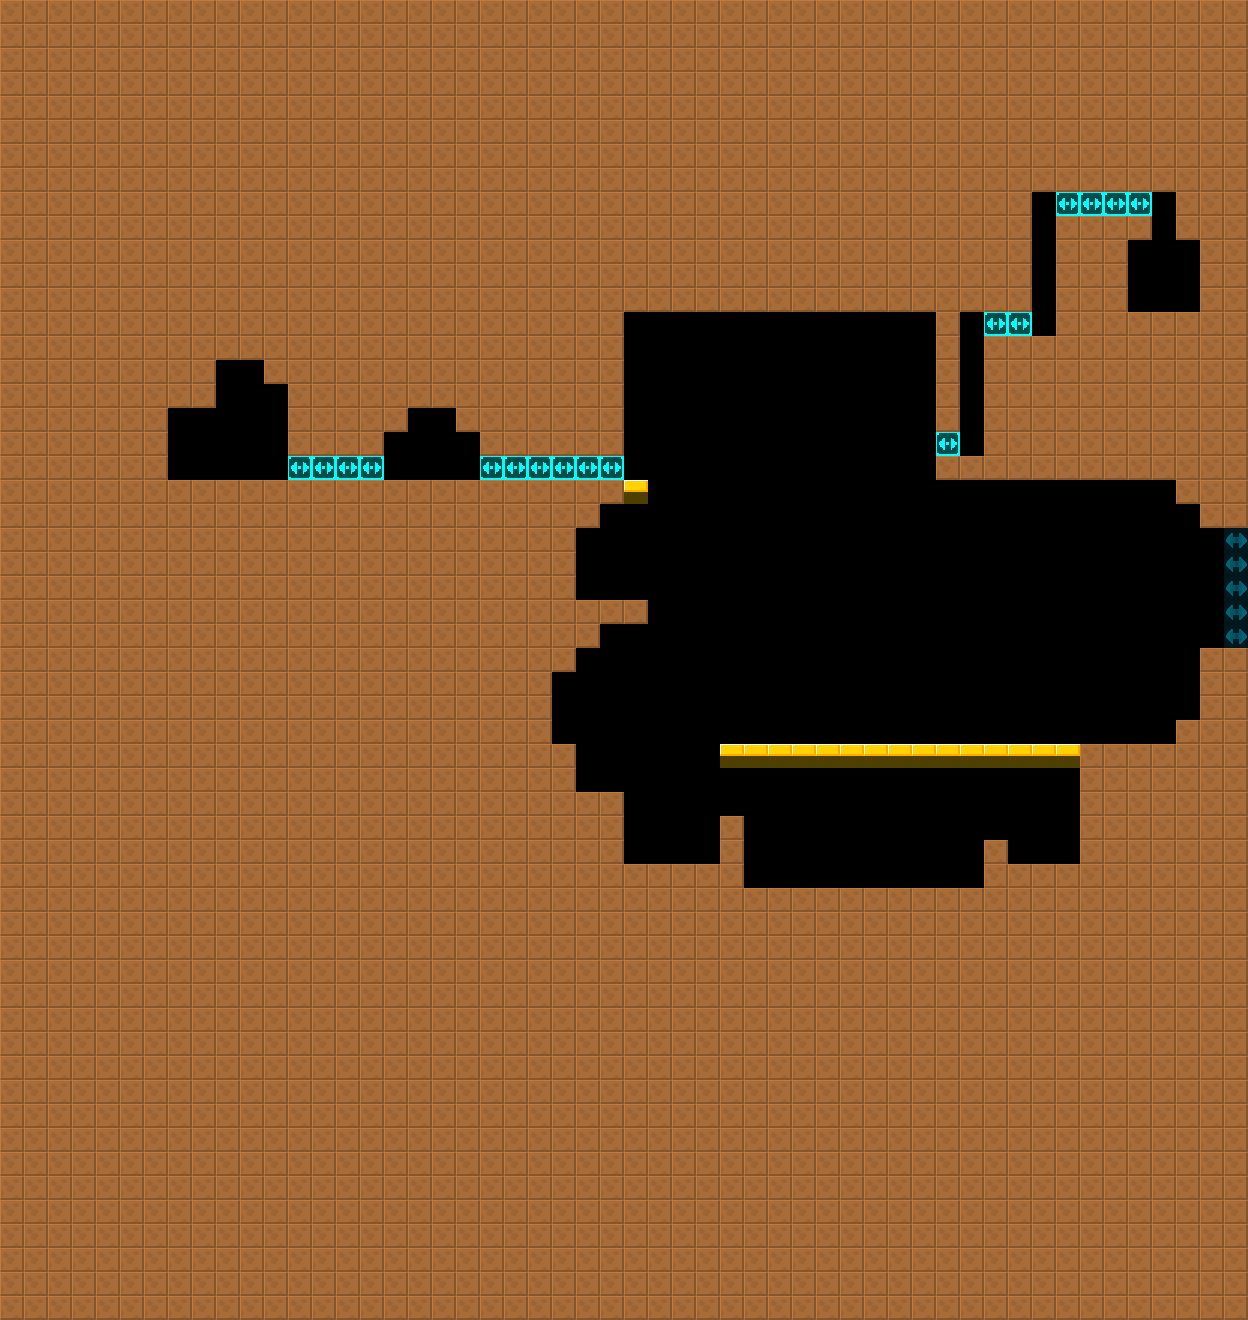

This is a level from a 2D game, rendered from its Tiled map with the project's own tilesets. A one-line summary and the map file follow, with tile-layer data summarised:
An orthogonal 52x55 tile map with 24x24 px tiles, 2 tile layers (col, lnk), 2 tilesets and 41 objects (7x FakeBlackWall, 6x SecretBlackWall, 5x CustomDeco, 3x NoMinimap, 3x Light, ...).

<map version="1.4" tiledversion="1.4.2" orientation="orthogonal" renderorder="right-down" width="52" height="55" tilewidth="24" tileheight="24" infinite="0" nextlayerid="4" nextobjectid="8">
 <tileset firstgid="6" source="../../lnk.tsx" />
 <tileset firstgid="1" source="../../col.tsx" />
 <layer id="1" name="col" width="52" height="55">
  <data>[2860 cells, 2336 non-empty, 3 distinct tile ids]</data>
 </layer>
 <layer id="2" name="lnk" width="52" height="55" opacity="0.5">
  <data>[2860 cells, 5 non-empty, 1 distinct tile ids]</data>
 </layer>
 <objectgroup id="3" name="markers" opacity="0.5">
  <object id="1" name="NoMinimap" type="NoMinimap" x="1008" y="168" width="216" height="192">
   <properties>
    <property name="yr" value="0" />
    <property name="xr" value="0" />
   </properties>
  </object>
  <object id="2" name="FakeBlackWall" type="FakeBlackWall" x="1032" y="192" width="24" height="24">
   <properties>
    <property name="yr" value="0" />
    <property name="xr" value="0" />
   </properties>
  </object>
  <object id="3" name="SecretBlackWall" type="SecretBlackWall" x="1056" y="192" width="96" height="24">
   <properties>
    <property name="yr" value="0" />
    <property name="xr" value="0" />
   </properties>
  </object>
  <object id="4" name="FakeBlackWall" type="FakeBlackWall" x="1152" y="192" width="24" height="24">
   <properties>
    <property name="yr" value="0" />
    <property name="xr" value="0" />
   </properties>
  </object>
  <object id="5" name="DisableDecorator" type="DisableDecorator" x="600" y="216" width="456" height="720">
   <properties>
    <property name="yr" value="0" />
    <property name="xr" value="0" />
   </properties>
  </object>
  <object id="6" name="SecretBlackWall" type="SecretBlackWall" x="1032" y="216" width="24" height="120">
   <properties>
    <property name="yr" value="0" />
    <property name="xr" value="0" />
   </properties>
  </object>
  <object id="7" name="SecretBlackWall" type="SecretBlackWall" x="1152" y="216" width="24" height="24">
   <properties>
    <property name="yr" value="0" />
    <property name="xr" value="0" />
   </properties>
  </object>
  <object id="8" name="SecretArea" type="SecretArea" x="1128" y="240" width="72" height="72">
   <properties>
    <property name="yr" value="0" />
    <property name="xr" value="0" />
   </properties>
  </object>
  <object id="9" name="NoMinimap" type="NoMinimap" x="936" y="288" width="96" height="168">
   <properties>
    <property name="yr" value="0" />
    <property name="xr" value="0" />
   </properties>
  </object>
  <object id="10" name="FixedBlueprint" type="FixedBlueprint" x="1152" y="288" width="24" height="24">
   <properties>
    <property name="yr" value="0" />
    <property name="xr" value="0" />
    <property name="item" value="P_Disengage" />
    <property name="customId" value="noItem" />
   </properties>
  </object>
  <object id="11" name="SecretArea" type="SecretArea" x="120" y="312" width="168" height="240">
   <properties>
    <property name="yr" value="0" />
    <property name="xr" value="0" />
   </properties>
  </object>
  <object id="12" name="FakeBlackWall" type="FakeBlackWall" x="960" y="312" width="24" height="24">
   <properties>
    <property name="yr" value="0" />
    <property name="xr" value="0" />
   </properties>
  </object>
  <object id="13" name="SecretBlackWall" type="SecretBlackWall" x="984" y="312" width="48" height="24">
   <properties>
    <property name="yr" value="0" />
    <property name="xr" value="0" />
   </properties>
  </object>
  <object id="14" name="NoMinimap" type="NoMinimap" x="72" y="336" width="552" height="192">
   <properties>
    <property name="yr" value="0" />
    <property name="xr" value="0" />
   </properties>
  </object>
  <object id="15" name="SecretBlackWall" type="SecretBlackWall" x="960" y="336" width="24" height="96">
   <properties>
    <property name="yr" value="0" />
    <property name="xr" value="0" />
   </properties>
  </object>
  <object id="16" name="DisableDecorator" type="DisableDecorator" x="1056" y="336" width="192" height="600">
   <properties>
    <property name="yr" value="0" />
    <property name="xr" value="0" />
   </properties>
  </object>
  <object id="17" name="FakeBlackWall" type="FakeBlackWall" x="264" y="360" width="24" height="168">
   <properties>
    <property name="yr" value="0" />
    <property name="xr" value="0" />
   </properties>
  </object>
  <object id="18" name="Light" type="Light" x="744" y="384" width="24" height="24">
   <properties>
    <property name="yr" value="0" />
    <property name="xr" value="0" />
    <property name="light" value="FlaskPipe" />
   </properties>
  </object>
  <object id="19" name="FakeBlackWall" type="FakeBlackWall" x="384" y="408" width="96" height="48">
   <properties>
    <property name="yr" value="0" />
    <property name="xr" value="0" />
   </properties>
  </object>
  <object id="20" name="FakeBlackWall" type="FakeBlackWall" x="480" y="408" width="144" height="96">
   <properties>
    <property name="yr" value="0" />
    <property name="xr" value="0" />
   </properties>
  </object>
  <object id="21" name="FakeBlackWall" type="FakeBlackWall" x="288" y="432" width="96" height="72">
   <properties>
    <property name="yr" value="0" />
    <property name="xr" value="0" />
   </properties>
  </object>
  <object id="22" name="SecretBlackWall" type="SecretBlackWall" x="936" y="432" width="48" height="24">
   <properties>
    <property name="yr" value="0" />
    <property name="xr" value="0" />
   </properties>
  </object>
  <object id="23" name="FixedBlueprint" type="FixedBlueprint" x="192" y="456" width="24" height="24">
   <properties>
    <property name="yr" value="0" />
    <property name="xr" value="0" />
    <property name="item" value="FastBow" />
    <property name="customId" value="noItem" />
   </properties>
  </object>
  <object id="24" name="Light" type="Light" x="888" y="576" width="24" height="24">
   <properties>
    <property name="yr" value="0" />
    <property name="xr" value="0" />
    <property name="light" value="FlaskWindow" />
   </properties>
  </object>
  <object id="25" name="CustomDeco" type="CustomDeco" x="888" y="600" width="24" height="24">
   <properties>
    <property name="yr" value="0" />
    <property name="xr" value="0" />
    <property name="customId" value="spawnerWindow" />
   </properties>
  </object>
  <object id="26" name="Light" type="Light" x="576" y="696" width="24" height="24">
   <properties>
    <property name="yr" value="0" />
    <property name="xr" value="0" />
    <property name="light" value="PrisonStartGiant" />
   </properties>
  </object>
  <object id="27" name="TubeSpawn" type="TubeSpawn" x="744" y="720" width="24" height="24">
   <properties>
    <property name="yr" value="0" />
    <property name="xr" value="0" />
   </properties>
  </object>
  <object id="28" name="CustomDeco" type="CustomDeco" x="888" y="720" width="24" height="24">
   <properties>
    <property name="yr" value="1" />
    <property name="xr" value="0" />
    <property name="customId" value="billot" />
   </properties>
  </object>
  </objectgroup>
</map>
<!-- 13 of 41 objects omitted -->
